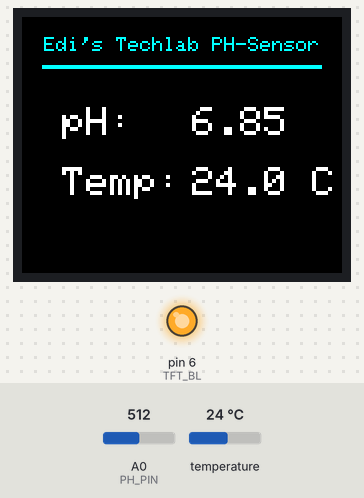
A sketch run on a simulated Arduino Uno, built with avr-gcc and run on an emulated ATmega328P. Parts: 160×128 colour display, output pins drawn as LEDs (lit = HIGH). The test bench sets the inputs (shaded band); at power-on: temperature 24 °C, A0 (PH_PIN) = 512. What the sketch prints to the serial monitor is not drawn.

Above: at 1.3 s.
1.4 s: temperature set to 12 °C
At 3.9 s:
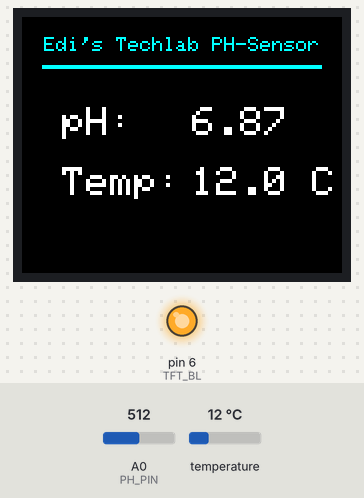
6.3 s: A0 (PH_PIN) set to 716
At 7.0 s:
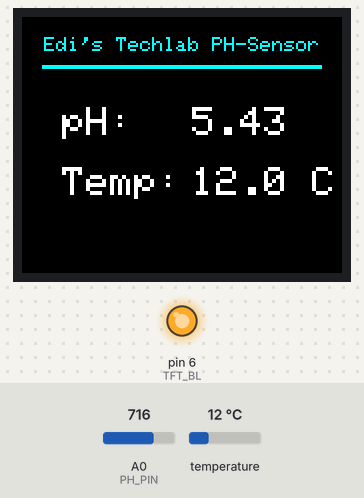
10.0 s: temperature set to 19 °C
At 11.3 s:
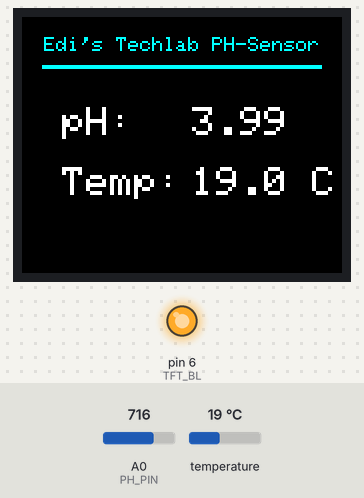
13.7 s: A0 (PH_PIN) set to 900
At 15.6 s:
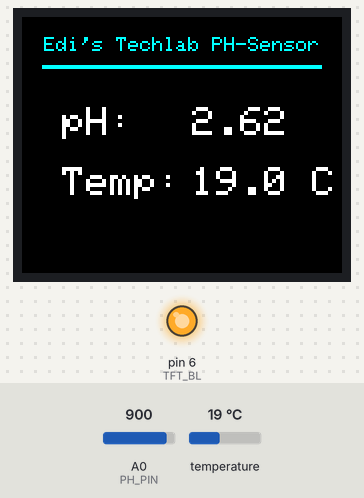
17.5 s: temperature set to 28 °C
At 18.6 s:
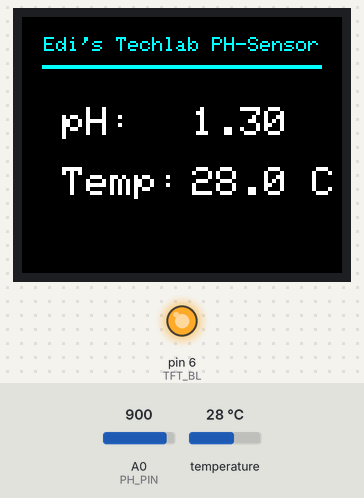
21.2 s: A0 (PH_PIN) set to 1023
At 22.9 s:
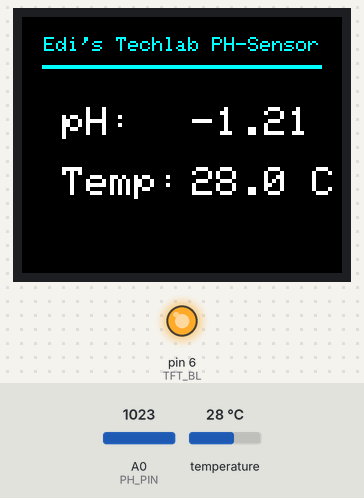
Timing chart, 0 to 24.4 s (numbered marks = the images above; inputs shaded):
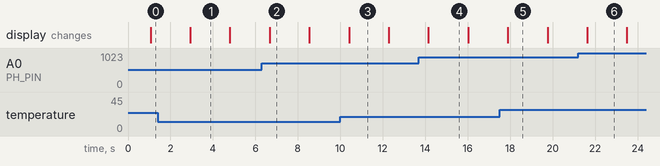

Measured:
- after the input at 1.4 s, the display: changes after 1.5 s (image 1)
- after the input at 6.3 s, the display: changes after 0.37 s (image 2)
- what the display in image 1 shows lasts 1.9 s, from 2.9 s to 4.8 s

The sketch:

water_PH_Sensor_Display.ino
```cpp
/*
Project:  PH-Sensor & DS18B20 auf TFT Display
Author:   Thomas Edlinger for www.edistechlab.com
Date:     Created 26.04.2026
Update:
Version:  V1.0
IDE:      Arduino IDE 2.3.5

Required Board (Tools -> Board -> Boards Manager...)
- Microcontroller: Arduino Uno
- Board: Arduino AVR Boards

Required libraries (Tools -> manage libraries)
- Adafruit GFX Library by Adafruit V1.12.6
- Adafruit ST7735 and ST7789 Library by Adafruit V1.11.0
- OneWire by Jim Studt V2.3.8
- DallasTemperature by Miles Burton V4.0.6
*/

#include <Adafruit_GFX.h>
#include <Adafruit_ST7735.h>
#include <SPI.h>
#include <OneWire.h>
#include <DallasTemperature.h>
#include <EEPROM.h>

// 0 = Normal mode, 1 = Start calibration
#define CALIBRATION_MODE 0

// Your calibration solutions (adjust here, e.g., 7.00 instead of 6.86)
const float BUFFER_LOW  = 4.00;
const float BUFFER_MID  = 6.86;
const float BUFFER_HIGH = 9.18;

// TFT Pins
#define TFT_CS    10
#define TFT_DC     9
#define TFT_RST    8
#define TFT_BL     6

// Sensor Pins
#define PH_PIN       A0
#define ONE_WIRE_BUS 2

OneWire oneWire(ONE_WIRE_BUS);
DallasTemperature sensors(&oneWire);
Adafruit_ST7735 tft = Adafruit_ST7735(TFT_CS, TFT_DC, TFT_RST);

// EEPROM Addresses
#define EEPROM_MID  0
#define EEPROM_LOW  4
#define EEPROM_HIGH 8

float vMid = 2.50;
float vLow = 3.00;
float vHigh = 2.00;

int calState = 0;
int stableCounter = 0;
float lastVoltage = 0.0;
int tempStableCounter = 0;
float lastTemp = 0.0;
int lastCalScreen = -1;

float phBuffer[10] = {0};
int phBufferIndex = 0;
bool phBufferFull = false;

void printCentered(String text, int y, int size) {
  tft.setTextSize(size);
  int16_t x1, y1;
  uint16_t w, h;
  tft.getTextBounds(text, 0, 0, &x1, &y1, &w, &h);
  tft.setCursor((tft.width() - w) / 2, y);
  tft.print(text);
}

// Temperature target values for buffers
float getTargetMid(float t)  { return BUFFER_MID - ((t - 25.0) * 0.004); }
float getTargetLow(float t)  { return BUFFER_LOW; }
float getTargetHigh(float t) { return BUFFER_HIGH - ((t - 25.0) * 0.01); }

void setup() {
  Serial.begin(115200);
  pinMode(TFT_BL, OUTPUT);
  digitalWrite(TFT_BL, HIGH);

  tft.initR(INITR_BLACKTAB);
  tft.setRotation(1);
  tft.fillScreen(ST77XX_BLACK);

  sensors.begin();

  // Load values from EEPROM
  EEPROM.get(EEPROM_MID, vMid);
  EEPROM.get(EEPROM_LOW, vLow);
  EEPROM.get(EEPROM_HIGH, vHigh);

  // Plausibility check (if EEPROM is empty)
  if (isnan(vMid) || vMid < 1.0 || vMid > 5.0) vMid = 2.50;
  if (isnan(vLow) || vLow < 1.0 || vLow > 5.0) vLow = 3.00;
  if (isnan(vHigh) || vHigh < 1.0 || vHigh > 5.0) vHigh = 2.00;

  Serial.print("vMid  (pH 6.86): "); Serial.println(vMid, 3);
  Serial.print("vLow  (pH 4.00): "); Serial.println(vLow, 3);
  Serial.print("vHigh (pH 9.18): "); Serial.println(vHigh, 3);

  if (CALIBRATION_MODE == 0) {
    tft.setTextColor(ST77XX_CYAN); // Light Blue
    printCentered("Edi's Techlab PH-Sensor", 10, 1);
    tft.fillRect(10, 24, tft.width() - 20, 2, ST77XX_CYAN);

    tft.setTextColor(ST77XX_WHITE); // Back to White for labels
    tft.setTextSize(2);
    tft.setCursor(20, 45);
    tft.print("pH:");
    tft.setCursor(20, 75);
    tft.print("Temp:");
  }
}

void loop() {
  sensors.requestTemperatures();
  float temp = sensors.getTempCByIndex(0);
  if (temp == DEVICE_DISCONNECTED_C) temp = 25.0; // Fallback on Error

  // Average of 10 measurements
  int phRaw = 0;
  for (int i = 0; i < 10; i++) {
    phRaw += analogRead(PH_PIN);
    delay(10);
  }
  float phVoltage = (phRaw / 10.0) * (5.0 / 1023.0);

  if (CALIBRATION_MODE == 1) {
    runCalibration(phVoltage, temp);
  } else {
    runNormalMode(phVoltage, temp);
  }
  delay(1000); // 1 Hz Update
}

void runNormalMode(float v, float t) {
  float phValue = 0;

  // 3-point interpolation with temp compensation
  if (v > vMid) {
    float slope = (getTargetMid(t) - getTargetLow(t)) / (vMid - vLow);
    phValue = getTargetMid(t) + ((v - vMid) * slope);
  } else {
    float slope = (getTargetHigh(t) - getTargetMid(t)) / (vHigh - vMid);
    phValue = getTargetMid(t) + ((v - vMid) * slope);
  }

  // Gleitender Mittelwert über 10 Messungen
  phBuffer[phBufferIndex] = phValue;
  phBufferIndex = (phBufferIndex + 1) % 10;
  if (phBufferIndex == 0) phBufferFull = true;

  int count = phBufferFull ? 10 : phBufferIndex;
  float phAvg = 0;
  for (int i = 0; i < count; i++) phAvg += phBuffer[i];
  phAvg /= count;

  // Display update (flicker-free)
  tft.fillRect(85, 45, 75, 16, ST77XX_BLACK);
  tft.fillRect(85, 75, 75, 16, ST77XX_BLACK);

  tft.setTextColor(ST77XX_WHITE);
  tft.setTextSize(2);

  tft.setCursor(85, 45);
  tft.print(phAvg, 2);

  tft.setCursor(85, 75);
  tft.print(t, 1);
  tft.print(" C");
}

void runCalibration(float v, float t) {
  if (abs(t - lastTemp) < 0.2) tempStableCounter++;
  else tempStableCounter = 0;
  lastTemp = t;

  if (abs(v - lastVoltage) < 0.02) stableCounter++;
  else stableCounter = 0;
  lastVoltage = v;

  bool tempReady = (tempStableCounter >= 10);

  // Screen ID: nur bei Wechsel fillScreen aufrufen
  int screenId;
  if (!tempReady)    screenId = calState;       // 0, 1, 2 je nach nächster Solution
  else if (calState == 0) screenId = 10;
  else                    screenId = 20 + calState;  // 21, 22, 23

  bool newScreen = (screenId != lastCalScreen);
  if (newScreen) {
    tft.fillScreen(ST77XX_BLACK);
    lastCalScreen = screenId;
  }

  // Screen 1: Warten auf stabile Temperatur
  if (!tempReady) {
    stableCounter = 0;
    if (newScreen) {
      String nextPH = (calState == 0) ? String(BUFFER_MID, 2)
                    : (calState == 1) ? String(BUFFER_LOW, 2)
                                      : String(BUFFER_HIGH, 2);
      tft.setTextColor(ST77XX_YELLOW);
      printCentered("CALIBRATION", 5, 1);
      tft.fillRect(0, 17, tft.width(), 1, ST77XX_YELLOW);
      tft.setTextColor(ST77XX_WHITE);
      printCentered("Prepare for:", 24, 1);
      tft.setTextColor(ST77XX_CYAN);
      printCentered("pH " + nextPH + " Solution", 34, 1);
      tft.setTextColor(ST77XX_ORANGE);
      printCentered("Wait for Temp...", 76, 1);
    }
    tft.fillRect(0, 46, tft.width(), 11, ST77XX_BLACK);
    tft.setTextColor(ST77XX_WHITE);
    printCentered("Temp: " + String(t, 1) + " C", 50, 1);
    tft.fillRect(0, 60, tft.width(), 11, ST77XX_BLACK);
    printCentered("Volt: " + String(v, 2) + " V", 64, 1);
    tft.fillRect(0, 86, tft.width(), 11, ST77XX_BLACK);
    tft.setTextColor(ST77XX_ORANGE);
    printCentered(String(tempStableCounter) + " / 10", 90, 1);
    return;
  }

  // Screen 2: Mittelpunkt-Kalibrierung
  if (calState == 0) {
    if (newScreen) {
      tft.setTextColor(ST77XX_YELLOW);
      printCentered("MID CALIBRATION", 5, 1);
      tft.fillRect(0, 17, tft.width(), 1, ST77XX_YELLOW);
      tft.setTextColor(ST77XX_CYAN);
      printCentered("Dip in pH " + String(BUFFER_MID, 2), 74, 1);
    }
    tft.fillRect(0, 22, tft.width(), 11, ST77XX_BLACK);
    tft.setTextColor(ST77XX_WHITE);
    printCentered("Temp: " + String(t, 1) + " C", 26, 1);
    tft.fillRect(0, 36, tft.width(), 11, ST77XX_BLACK);
    printCentered("Volt: " + String(v, 2) + " V", 40, 1);
    tft.fillRect(0, 51, tft.width(), 11, ST77XX_BLACK);
    tft.setTextColor(ST77XX_GREEN);
    printCentered("Volt Stable: " + String(stableCounter) + " / 15", 55, 1);

    if (stableCounter >= 15) {
      vMid = v;
      EEPROM.put(EEPROM_MID, vMid);
      calState = 1;
      tempStableCounter = 0;
      stableCounter = 0;
    }

  // Screen 3: Low-Puffer Kalibrierung
  } else if (calState == 1) {
    if (newScreen) {
      tft.setTextColor(ST77XX_YELLOW);
      printCentered("LOW CALIBRATION", 5, 1);
      tft.fillRect(0, 17, tft.width(), 1, ST77XX_YELLOW);
      tft.setTextColor(ST77XX_CYAN);
      printCentered("Dip in pH " + String(BUFFER_LOW, 2), 74, 1);
    }
    tft.fillRect(0, 22, tft.width(), 11, ST77XX_BLACK);
    tft.setTextColor(ST77XX_WHITE);
    printCentered("Temp: " + String(t, 1) + " C", 26, 1);
    tft.fillRect(0, 36, tft.width(), 11, ST77XX_BLACK);
    printCentered("Volt: " + String(v, 2) + " V", 40, 1);
    bool lowOk = (v > vMid + 0.1);
    if (!lowOk) stableCounter = 0;
    tft.fillRect(0, 51, tft.width(), 11, ST77XX_BLACK);
    if (lowOk) {
      tft.setTextColor(ST77XX_GREEN);
      printCentered("Volt Stable: " + String(stableCounter) + " / 15", 55, 1);
    } else {
      tft.setTextColor(ST77XX_RED);
      printCentered("Wrong solution!", 55, 1);
    }
    if (stableCounter >= 15) {
      vLow = v;
      EEPROM.put(EEPROM_LOW, vLow);
      calState = 2;
      tempStableCounter = 0;
      stableCounter = 0;
    }

  // Screen 4: High-Puffer Kalibrierung
  } else if (calState == 2) {
    if (newScreen) {
      tft.setTextColor(ST77XX_YELLOW);
      printCentered("HIGH CALIBRATION", 5, 1);
      tft.fillRect(0, 17, tft.width(), 1, ST77XX_YELLOW);
      tft.setTextColor(ST77XX_CYAN);
      printCentered("Dip in pH " + String(BUFFER_HIGH, 2), 74, 1);
    }
    tft.fillRect(0, 22, tft.width(), 11, ST77XX_BLACK);
    tft.setTextColor(ST77XX_WHITE);
    printCentered("Temp: " + String(t, 1) + " C", 26, 1);
    tft.fillRect(0, 36, tft.width(), 11, ST77XX_BLACK);
    printCentered("Volt: " + String(v, 2) + " V", 40, 1);
    bool highOk = (v < vMid - 0.1);
    if (!highOk) stableCounter = 0;
    tft.fillRect(0, 51, tft.width(), 11, ST77XX_BLACK);
    if (highOk) {
      tft.setTextColor(ST77XX_GREEN);
      printCentered("Volt Stable: " + String(stableCounter) + " / 15", 55, 1);
    } else {
      tft.setTextColor(ST77XX_RED);
      printCentered("Wrong solution!", 55, 1);
    }
    if (stableCounter >= 15) {
      vHigh = v;
      EEPROM.put(EEPROM_HIGH, vHigh);
      calState = 3;
    }

  // Screen 5: Fertig
  } else if (calState == 3) {
    if (newScreen) {
      tft.setTextColor(ST77XX_GREEN);
      printCentered("DONE!", 40, 2);
      tft.setTextColor(ST77XX_WHITE);
      printCentered("Set CAL_MODE to 0", 70, 1);
    }
  }
}
```
